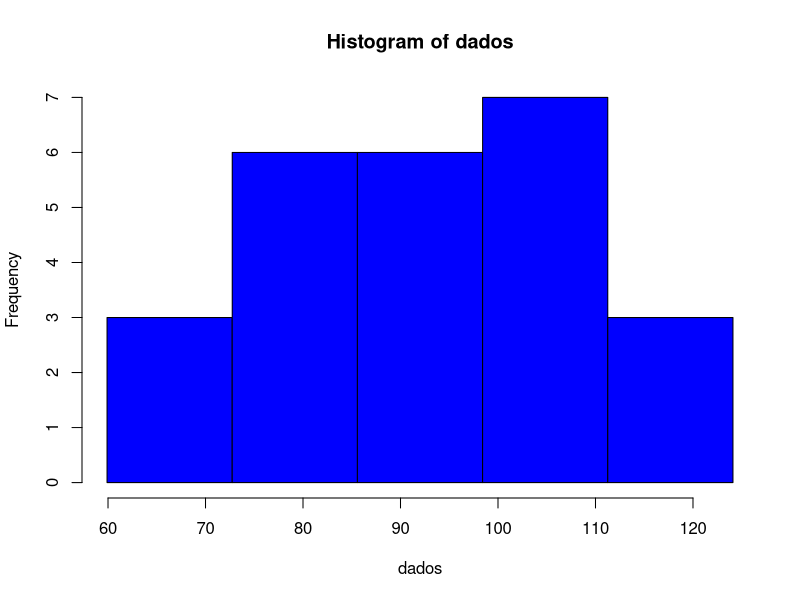

Reproduce this figure in R. (Note: this script raises an error after producing the figure.)
dados = c(95,87,110,113,85,81,81,61,109,103,101,66,109,77,93,93,74,112,100,80,99,124,93,60,93)

#AMPLITUDE DE CLASSE
x_min = min(dados) -0.1
x_max = max(dados) +0.1
AT = x_max - x_min
N = length(dados)
K = ceiling(log(N)/log(2))
AC = (AT/K)
int_classes = seq(x_min,x_max,AC)

#(valores da freq_absoluta)
w = table( cut(dados,breaks= int_classes,right =FALSE))

#para tabela de distribuição de frequencias 
freq_absoluta = c(3,6,6,7,3)
freq_relativa = prop.table(freq_absoluta)
freq_percentual = freq_relativa*100


#RESPOSTAS DA QUESTAO


#Media, mediana, desvio padrao
median(dados)
mean(dados)
sqrt(var(dados))

#tabela de destribuição de frequencia
data.frame(w,freq_relativa,freq_percentual)

# HISTOGRAMA
hist(dados, breaks=int_classes, col="blue", freq = TRUE)

# Pie Chart
pct <- round(freq_absoluta/sum(freq_absoluta)*100)
pct
lbls <- paste(lbls, pct) # add percents to labels
lbls <- paste(lbls,"%",sep="") # ad % to labels
pie(freq_percentual, labels = freq_percentual, main="Frequencia")

freq_percentual
sum(9.60+7.96+8.48+9.60+8.48+8.24+8.84+6.80+8.76+7.16+7.92+8.16)

